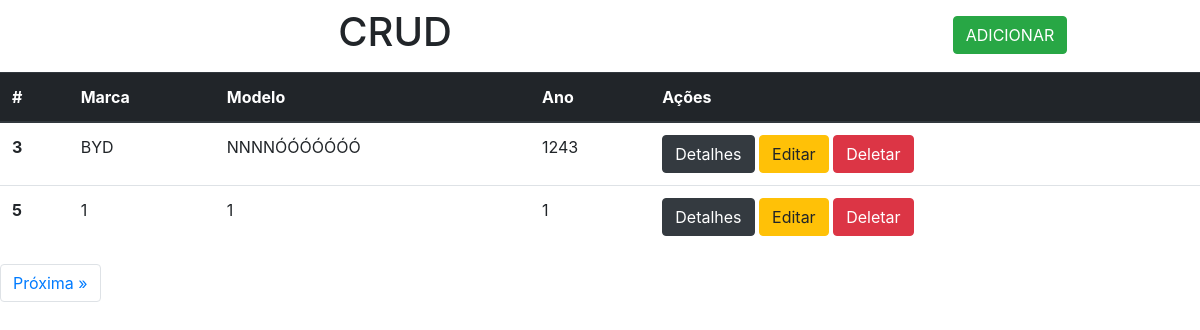
The page / on the database its author committed.
### novosite/models.py (models this page shows)
class Carro(models.Model):
    marca = models.CharField(max_length=100)
    modelo = models.CharField(max_length=100)
    ano = models.IntegerField()
    excluido = models.BooleanField(default=False)

### novosite/views.py (the view)
# urls.py: path('', views.index, name='index'),
def index(request):
    data = {}
    all_carros = Carro.objects.filter(excluido=False).order_by('id')
    paginator = Paginator(all_carros, 2)
    page = request.GET.get('page')
    data['carros'] = paginator.get_page(page)
    return render(request, 'index.html', data)

### novosite/templates/index.html (shortened to what this page needs)
<!DOCTYPE html>
<html lang="en">
<head>
    <link rel="stylesheet" href="https://cdn.jsdelivr.net/npm/bootstrap@4.0.0/dist/css/bootstrap.min.css"
>
</head>
<body>
    <div class="row">
        <div class="col-8 mauto pt-2 pb-2 text-center">
            <h1>CRUD</h1>
        </div>
        <div class="col-4 mauto pt-3 pb-2 text-center">
            <a href="/form" class="btn btn-success">ADICIONAR</a>
        </div>
    </div>
    <table class="table">
        <thead class="thead-dark">
            <tr>
                <th scope="col" c>#</th>
                <th scope="col">Marca</th>
                <th scope="col">Modelo</th>
                <th scope="col">Ano</th>
                <th scope="col">Ações</th>
            </tr>
        </thead>
            {% for carro in carros %}
            <tr>
                <th scope="row"  >{{ carro.id }}</th>
                <td>{{ carro.marca }}</td>
                <td>{{ carro.modelo }}</td>
                <td>{{ carro.ano }}</td>
                <td>
                    <a href="/visualizar/{{ carro.id }}/" class="btn btn-dark">Detalhes</a>
                    <a href="/editar/{{ carro.id }}/" class="btn btn-warning">Editar</a>
                    <a href="/deletar/{{ carro.id }}/" class="btn btn-danger" onclick="return confirm('Tem certeza?')">Deletar</a>
                </td>
            </tr>
            {% endfor %}
    </table>
    <nav>
        <ul class="pagination">
            {% if carros.has_next %}
            <li class="page-item"><a class="page-link" href="?page={{ carros.next_page_number }}">Próxima &raquo;</a></li>
            {% endif %}
        </ul>
    </nav>
</body>
</html>

### rows shown on the page
Carro: id "3", marca "BYD", modelo "NNNNÓÓÓÓÓÓÓ", ano "1243"
Carro: id "5", marca "1", modelo "1", ano "1"
